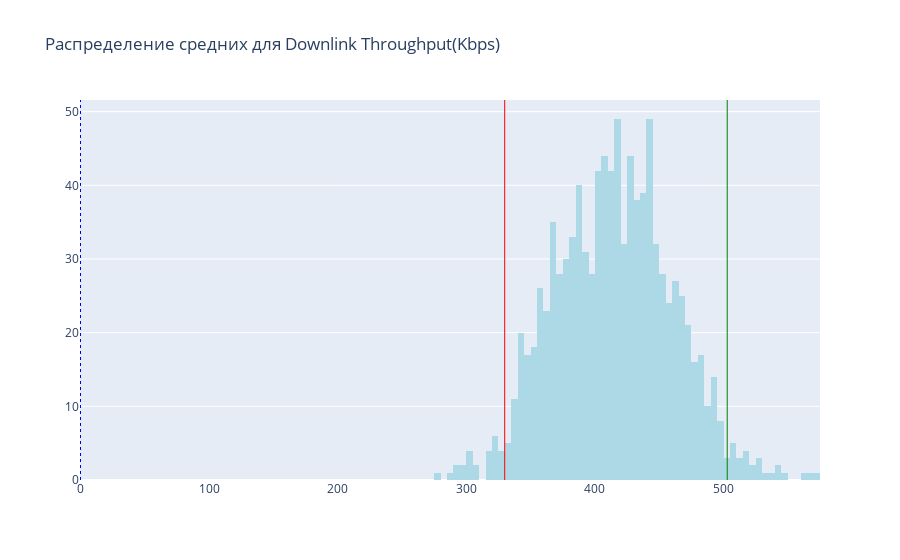

Notebook cell for this chart:
### Code cell
# Построим график распределения средних

hist_dif(dif, dif_data, 'Downlink Throughput(Kbps)')

### Figure 1 — Plotly figure (JSON) as saved in the notebook; plotly's stock layout.template omitted (floating-point values rounded to 4 significant figures; data arrays with more than 128 entries replaced by an {"elided": "..."} marker saying what was removed)
{"data": [{"marker": {"color": "lightblue"}, "nbinsx": 100, "type": "histogram", "x": {"elided": "1000 float values"}}], "layout": {"shapes": [{"line": {"color": "red", "width": 1}, "type": "line", "x0": 329.8, "x1": 329.8, "xref": "x", "y0": 0, "y1": 1, "yref": "y domain"}, {"line": {"color": "blue", "dash": "dot", "width": 1}, "type": "line", "x0": 0, "x1": 0, "xref": "x", "y0": 0, "y1": 1, "yref": "y domain"}, {"line": {"color": "green", "width": 1}, "type": "line", "x0": 502.9, "x1": 502.9, "xref": "x", "y0": 0, "y1": 1, "yref": "y domain"}], "title": {"text": "Распределение средних для Downlink Throughput(Kbps)"}}}
